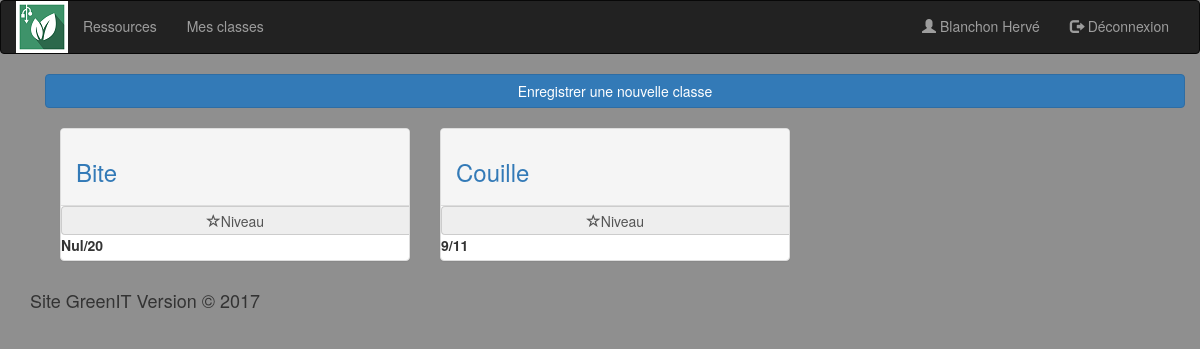
The page /Controler/viewClasses.ctrl.php (signed in) on the database its author committed.
### tables this page shows
CREATE TABLE "Classe" (
	`IdClasse`	TEXT NOT NULL UNIQUE,
	`IdProf`	INTEGER NOT NULL,
	`Niveau`	TEXT NOT NULL,
	`Nom`	TEXT NOT NULL UNIQUE,
	PRIMARY KEY(`IdClasse`,`IdProf`)
);

### Model/DAO/ClasseDAO.class.php (called while the page is built, shortened)
<?php
class ClasseDAO{
    private $db;
    function __construct($path){
        $database = 'sqlite:'.$path;
        try{
            $this->db = new PDO($database);
            $this->db->setAttribute( PDO::ATTR_ERRMODE, PDO::ERRMODE_WARNING );
        } catch (PDOException $error){
            die($error->getMessage());
        }
    }
    function getAllClasseProf($idProf){
        $query = "SELECT * FROM Classe WHERE idProf='$idProf'";
        $statement = $this->db->query($query);
        if($statement){
            $result = $statement->fetchAll();
            return $result;
        } else {
            die('Error reading on getAllClasseProf():'+$statement);
        }
    }
}

### View/classeProfesseur.view.php (the view)
<?php
    include("header.view.php");
?>
    <div class="container">
        <div  class="container">
            <a href="../View/nouvelleClasse.view.php"><button class="btn btn-primary col-xs-12 m-b-md">Enregistrer une nouvelle classe</button></a>
        </div>
        <div class="container">
            <?php
                $i = 0;
                while(isset($data['classes'][$i])){
                    echo '<div class="classeProf col-xs-12 col-md-4">'.
                            '<div class="panel panel-default">'.
                                '<div class="panel-heading">'.
                                    '<h3><a href="../Controler/viewClass.ctrl.php?idClasse='.$data['classes'][$i]['IdClasse'].'">'.$data['classes'][$i]['Nom'].'</a></h3>'.
                                '</div>'.
                                '<div class="panel-primary">'.
                                    '<span class="input-group-addon"><i class="glyphicon glyphicon-star-empty"></i>Niveau </span>'.
                                    '<label class="text-center">'.$data['classes'][$i]['Niveau'].'</label>'.
                                '</div>'.
                            '</div>'.
                        '</div>';
                    $i++;
                }
            ?>
        </div>
    </div>
<?php
    include("footer.view.php");
?>

### Ressources/css/styleMain.css (style rules this page uses)
html { background-color: #8f8f8f; }
body { background-color: #8f8f8f; }
.m-b-md { margin-bottom: 20px; }

### rows shown on the page
classe: Nom "Bite", Niveau "Nul/20"
classe: Nom "Couille", Niveau "9/11"

### other values the page prints
$_SESSION['Nom'] "Blanchon"
$_SESSION['Prenom'] "Hervé"
